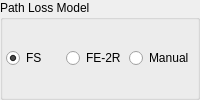
        <widget class="QGroupBox" name="groupBox_15">
         <property name="title">
          <string>Path Loss Model</string>
         </property>
         <layout class="QHBoxLayout" name="horizontalLayout_6">
          <property name="spacing">
           <number>3</number>
          </property>
          <property name="leftMargin">
           <number>3</number>
          </property>
          <property name="topMargin">
           <number>3</number>
          </property>
          <property name="rightMargin">
           <number>3</number>
          </property>
          <property name="bottomMargin">
           <number>3</number>
          </property>
          <item>
           <widget class="QRadioButton" name="radio_button_path_loss_freespace">
            <property name="text">
             <string>FS</string>
            </property>
            <property name="checked">
             <bool>true</bool>
            </property>
           </widget>
          </item>
          <item>
           <widget class="QRadioButton" name="radio_button_path_loss_two_ray">
            <property name="text">
             <string>FE-2R</string>
            </property>
            <property name="checked">
             <bool>false</bool>
            </property>
           </widget>
          </item>
          <item>
           <widget class="QRadioButton" name="radio_button_path_loss_manual">
            <property name="text">
             <string>Manual</string>
            </property>
            <property name="checked">
             <bool>false</bool>
            </property>
           </widget>
          </item>
         </layout>
        </widget>
